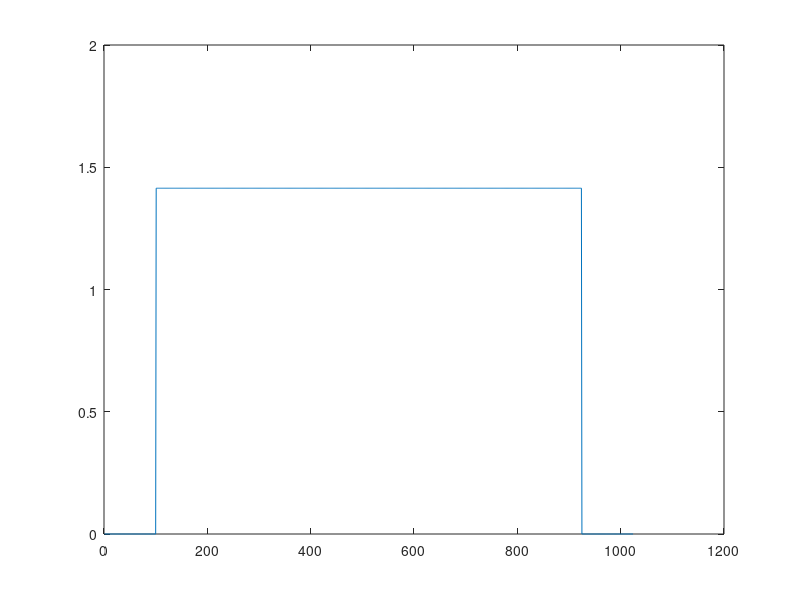
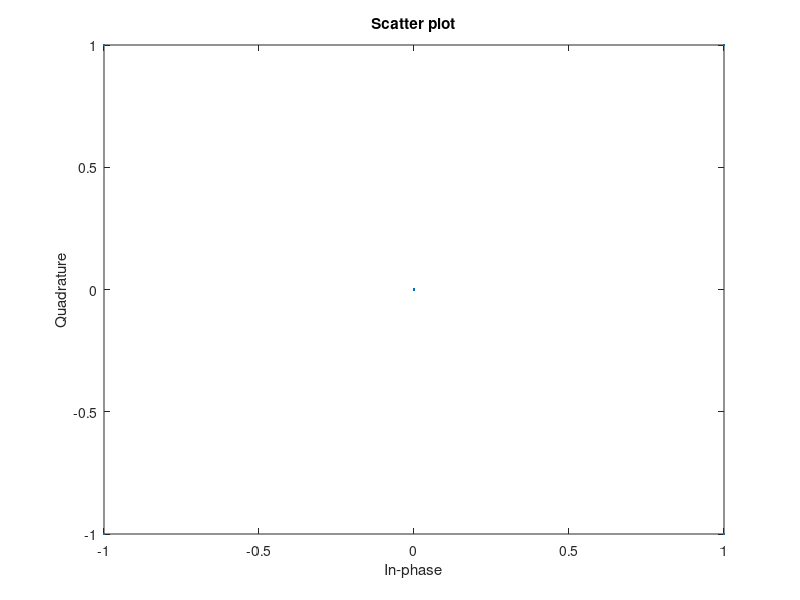
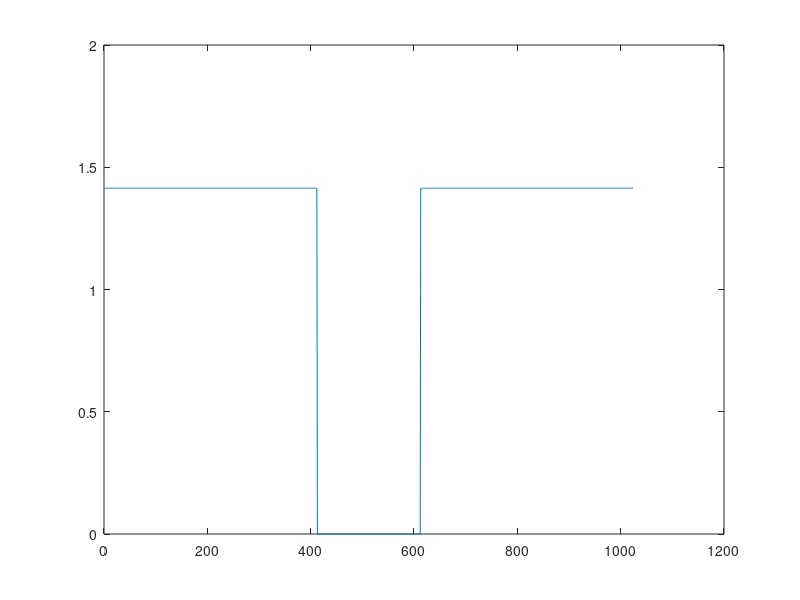
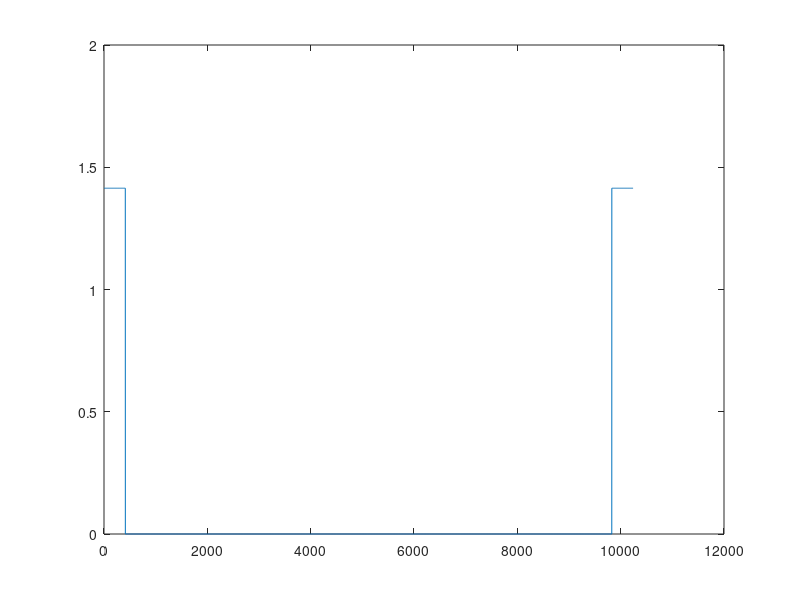

MATLAB code to generate these figures, in order:
clc; 
% hello this is some changes fro another guy in your team
clearvars;
close all;
pkg load communications;

%% Пред расчёты

% Индекс модуляции
M = 4;

% Число информационных бит
N = 2000;

% Частота дискретизации
fs = 50e6;

% Частота несущей
fc = 10e6;

% коэффциент интерполяции
L = 10;

% Количество точек после интерполяции
N_interpolated = 1024*L;

% Временная ось
timeline = 0:1/fs:N_interpolated/fs - 1/fs;

% Частотная ось
freqline = 0:fs/N_interpolated:fs - fs/N_interpolated;

%% Формирование OFDM символа

% Формирование информаицонных бит
bits = randi([0, 3], 1, N);

% QPSK модуляция 
mod = qammod(bits, M);

% Расстановка поднесущих и защитных интервалов
spectrum = zeros(1, 1024);
spectrum(101:924) = mod(1:824);

% График спектра OFDM символа
figure;
plot(abs(spectrum));

% Созвездие спектра OFDM символа
scatterplot(spectrum);

% Сдвиг спектра
spec_shifted = fftshift(spectrum);

figure; plot(abs(spec_shifted));


% Спектр интерполированный
spec_interp = [spec_shifted(1:512), zeros(1, N_interpolated - 1024), spec_shifted(513:1024)];

figure; plot(abs(spec_interp));

% перевод интерполированного сигнала во временную область
sig_shifted_time = ifft(spec_interp);

% Выделение синфазной и квадратурной составляющей
I = real(sig_shifted_time);
Q = imag(sig_shifted_time);

% посадка на несущую синфазной и квадратурной составляющей и суммирование
summary = I.*cos(2*pi*fc*timeline) - Q.*sin(2*pi*fc*timeline);

figure; plot(freqline, abs(fft(summary)));
xlabel('frequency, Hz');
scatter(real(fft(summary)), imag(fft(summary)), 'filled');

%% Иммитация аналогового многолучевого канала распространения

% Коэффициенты ослабления лучей
k1 = 0.9;
k2 = 0.6;
k3 = 0.4;

% Формирование трёх лучей
sig1 = [summary, zeros(1, 4)]*k1;
sig2 = [zeros(1, 2), summary, zeros(1, 2)]*k2;
sig3 = [zeros(1, 4), summary]*k3;

% Суммирование лучей
sig_time_channel = sig1 + sig2 + sig3;

% Добавление шума 
##sig_time_channel = awgn(sig_time_channel, 15, 'measured');

% Спектр OFDM символа после многолучевого канала
figure;
plot(freqline, abs(fft(sig_time_channel(1:10240))));
xlabel('frequency, Hz');

% Созвездие OFDM символа после многолучевого канала
scatterplot(fft(sig_time_channel(1:10240)));

% Формирование компенсируещего аналогового сигнала
comp = [summary, zeros(1, 4)]*k1;

% Компенсация первого луча в аналоговом тракте
sig_time_comp = sig_time_channel - comp;
sig_time_comp = sig_time_comp(3:10242);

% Спектр OFDM символа после аналоговой компенсации
spec_comp = fft(sig_time_comp);
figure;
plot(freqline, abs(spec_comp));
xlabel('frequency, Hz');

% Созвездие OFDM символа после аналоговой компенсации
scatterplot(spec_comp); xlim([-0.4, 0.4]);

%% В цифровой части

% Преобразование частоты (перенос на нулевую частоту)
I_baseband = sig_time_comp.*cos(2*pi*fc*timeline);
Q_baseband = sig_time_comp.*(-sin(2*pi*fc*timeline));

% Воссоздание комплексного сигнала из синфазной и квадратурной составляющих
compl2 = complex(I_baseband, Q_baseband);


figure; plot(freqline, abs(fft(compl2)));
xlabel('frequency, Hz');

scatterplot(fft(compl2));

% Децимация (избавляемся от высокочастотной составляющей и зеро-паддинга)
compl2_spec = fft(compl2);
compl2_spec2 = [compl2_spec(1:512), compl2_spec(end-511:end)];

% Сдвиг спектра обратно
compl2_spec2_shifted = fftshift(compl2_spec2);

scatterplot(compl2_spec2_shifted);
figure; plot(abs(compl2_spec2_shifted));

% Оценка передаточной функции канала
ocen = compl2_spec2_shifted(101:924)./spectrum(101:924);

figure; plot(abs(ocen));

scatterplot(ocen)

%% Использование оценки для погашения другого OFDM символа

aa = spectrum(101:924).*ocen;
aa = [zeros(1, 100), aa, zeros(1, 100)];
aa_t = ifft(aa);

figure; plot(abs(aa));

cc = -aa_t + ifft(compl2_spec2_shifted);

figure; 
plot(20*log10(abs(cc))); hold on; 
plot(20*log10(abs(aa_t))); hold off;
legend('after compensation', 'before compensation');
grid on;
